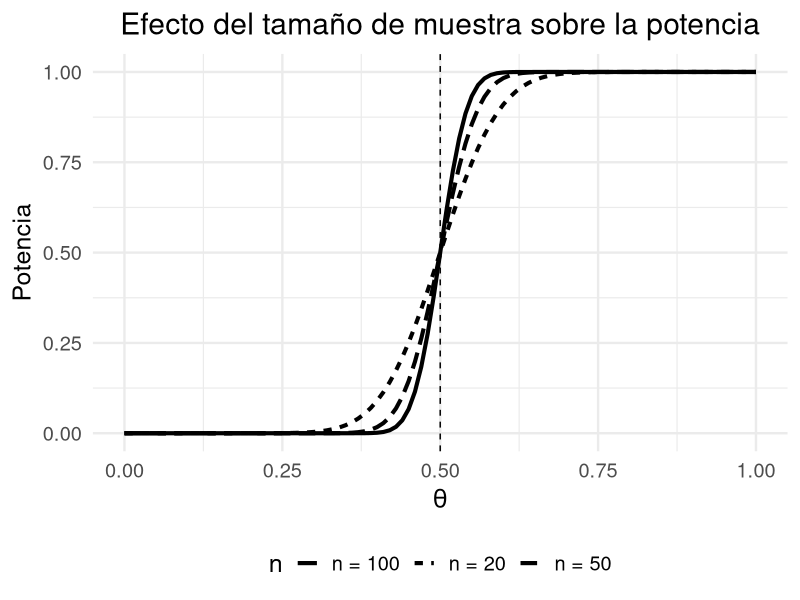

Recreate this plot in R.
## ---- chunk 1
library(ggplot2)

theta <- seq(0, 1, by = 0.01)

datos <- rbind(
  data.frame(theta, potencia = pnorm((theta-0.5)*sqrt(20)*3),  n = "n = 20"),
  data.frame(theta, potencia = pnorm((theta-0.5)*sqrt(50)*3),  n = "n = 50"),
  data.frame(theta, potencia = pnorm((theta-0.5)*sqrt(100)*3), n = "n = 100")
)

ggplot(datos,
       aes(theta, potencia,
           linetype = n)) +
  geom_line(linewidth = 1.4) +
  geom_vline(xintercept = 0.5,
             linetype = "dashed") +
  labs(
    x = expression(theta),
    y = "Potencia",
    title = "Efecto del tamaño de muestra sobre la potencia"
  ) +
  theme_minimal(base_size = 18) +
  theme(
    legend.position = "bottom",
    plot.title = element_text(hjust = 0.5)
  )
